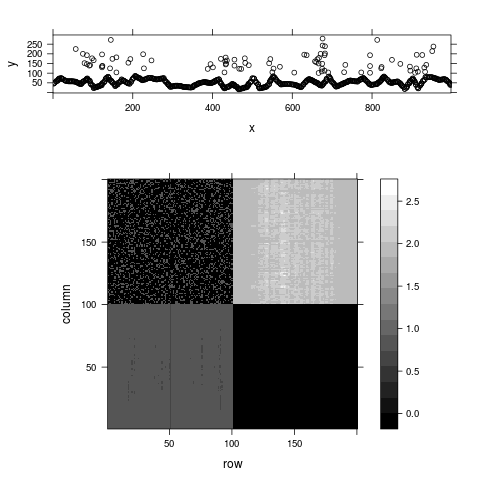

Reproduce this figure in R.


require(Rsnn)
require(rjson)
setwd("~/prog/alexeyche-junk/cns/cpp/r_package/r_scripts")

source('plot_stat.R')
source('gen_poisson.R')
const = "/home/alexeyche/prog//alexeyche-junk/cns/cpp/const.json"


cr = fromJSON(parseConst(const))

cr$sim_configuration$net_layers_conf[[1]]$size = 100
cr$sim_configuration$net_layers_conf[[1]]$neuron_conf$learning_rule = "OptimalStdp"
cr$sim_configuration$conn_map[["0->1"]][[1]]$weight_distr = "Norm(1.5,0.05)"
cr$sim_configuration$neurons_to_listen = c(100, 151)
#cr$sim_configuration$sim_run_conf$seed = 1
#cr$learning_rules$Stdp$learning_rate = 0.75
#cr$learning_rules$Stdp$a_minus = 5
cr$learning_rules$OptimalStdp$learning_rate = 0.04
cr$learning_rules$OptimalStdp$weight_decay = 0.04
cjson = toJSON(cr)

const = RConstants$new(cjson)

s = RSim$new(const, jobs=4)

rate = 5
len = 10000
N = cr$sim_configuration$input_layers_conf[[1]]$size

set.seed(1)

input_net = gen_correlated_poisson(N, mean_rate=rate, group_size=2)

sp = list(spikes_list=input_net, labels=c("1"), timeline=c(len))

s$setInputSpikesList(sp)
#s$collectStat()

pic_dir = tempdir()
for(ep in 1:16) {
    s$run()
    net = s$getSpikes()
    model = s$getModel()
    
    pic_file = sprintf("%s/%s.png", pic_dir, ep)
    png(pic_file, width=1224, height=868)
    p1 = prast(net,T0=0,Tmax=1000, lab=sprintf("epoch %s", ep))
    p2 = levelplot(t(model[["w"]]), col.regions=colorRampPalette(c("black", "white")))
    
    print(p1, position=c(0, 0.7, 1, 1), more=TRUE)
    print(p2, position=c(0, 0, 1, 0.7))
    
    invisible(dev.off())
    system(sprintf("( eog -w %s 2>&1 1>/dev/null )&", pic_file))   
    
    stat = s$getStat()
    if(length(stat)>0) {
        pic_file = sprintf("%s/%s_stat.png", pic_dir, ep)
        png(pic_file, width=1224, height=868)
        plot_stat(stat, cr, net, model, 2, syn_id=51)
        
        invisible(dev.off())
        if(file.exists(pic_file)) {
            system(sprintf("( eog -w %s 2>&1 1>/dev/null )&", pic_file))
        }
    }
}
